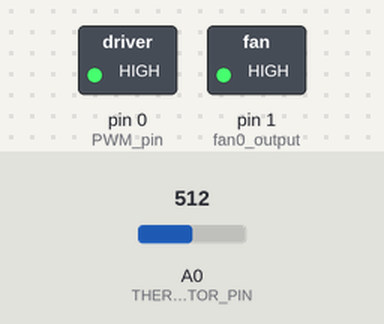
Bench run of a sketch on a simulated Arduino Uno, built for the host (arithmetic inside an expression is 32-bit, double 64-bit). On the bench: switched loads named in the sketch (green lamp = pin HIGH). The inputs (shaded band) are chosen by the test bench; at power-on: A0 (THERMISTOR_PIN) = 512. EEPROM starts erased; what the sketch prints to the serial monitor is not drawn.

Above: at 1.2 s.
1.3 s: A0 (THERMISTOR_PIN) set to 306
At 1.86 s:
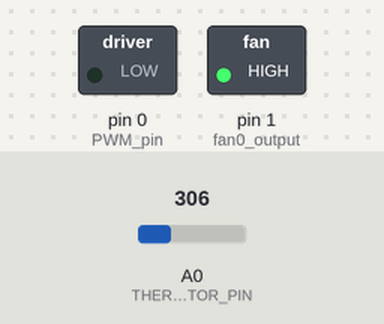
3.5 s: A0 (THERMISTOR_PIN) set to 969
5.0 s: A0 (THERMISTOR_PIN) set to 1003
At 6.3 s:
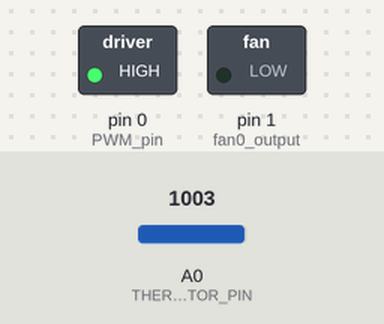
6.6 s: A0 (THERMISTOR_PIN) set to 900
At 7.4 s:
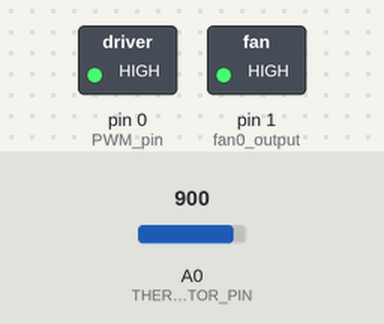
8.1 s: A0 (THERMISTOR_PIN) set to 1023
At 8.7 s:
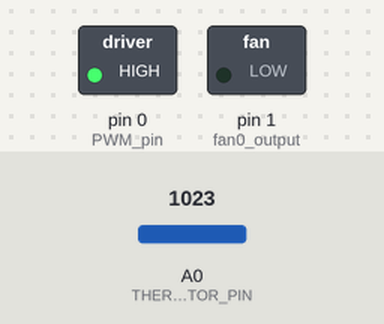
Timing chart, 0 to 10.6 s (numbered marks = the images above; inputs shaded):
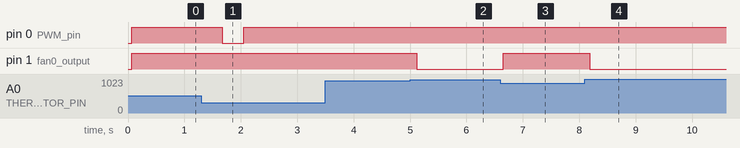

The sketch:

skeeter.ino
```cpp
// 12/2/24 Chuck Staton

// this is written for RP2040 (MKS THR42 board) in Arduino IDE. You must use https://github.com/earlephilhower/arduino-pico/
// setup instructions for installing the github package: https://www.tomshardware.com/how-to/program-raspberry-pi-pico-with-arduino-ide

// I'm shit at programming anything but Python. This is a collection of other people's code that I found online, copied, pasted, and modified to fit my needs.
// I don't remember where some of it came from, but here is a list of citations that should cover most of the important stuff:
// - Arduino PID temperature implementation (was kinda wack, needed help, but "worked"): https://electronoobs.com/eng_arduino_tut24_code2.php#google_vignette
// - Serial input basics. I think it's an excellent tutorial and serial in Arduino just sucks. I could be wrong; the tutorial could suck. https://forum.arduino.cc/t/serial-input-basics-updated/382007
// - Abducar's thermistor lookup table code. https://forum.arduino.cc/t/how-to-use-ntc-100k-thermistor-to-measure-high-temperature/472821/13
// - How to EEPROM https://docs.arduino.cc/learn/programming/eeprom-guide/

// The EEPROM stuff is Earle F. Philhower's simulation of EEPROM which is actually stored on Pico's flash, so try not to write too often to it.
// Commands which can be typed into the serial monitor:
// Sxxx - Set temperature (C). Ex: "S235" - sets setpoint to 235C
// Pxxx.xxx - Set PID Proportional constant. Ex: P2.25
// Ixxx.xxx - Set PID Integral constant. Ex: I0.25
// Dxxx.xxx - Set PID Derivative constant. Ex: D1.525
// PID and temperature setpoints survive power cycle, so just set it initially and it should work whenever powered on.

// TODO:
// - Make a way to attach a potentiometer or something so you don't have to connect to PC to change the temp setpoint
// - Utilize the THR42's onboard TMC2209 to control a stepper in quasi-analog style in response to PWM input from finger trigger controller (emulate a DC motor).

#include <EEPROM.h>
#define THERMISTOR_PIN A0
#define NUMTEMPS 20
// The following lookup table was found online and is not an exact match for the Peopoly thermistor but close enough.
// I did try the converted lookup table from the peopoly
short temptable[NUMTEMPS][2] = {
   {1, 821},
   {54, 252},
   {107, 207},
   {160, 182},
   {213, 165},
   {266, 152},
   {319, 141},
   {372, 131},
   {425, 123},
   {478, 115},
   {531, 107},
   {584, 100},
   {637, 93},
   {690, 86},
   {743, 78},
   {796, 70},
   {849, 60},
   {902, 49},
   {955, 34},
   {1008, 3}
};
int PWM_pin = 0;
float temperature_read = 0.0;
float set_temperature;
float PID_error = 0;
float previous_error = 0;
float elapsedTime, Time, timePrev;
int PID_value = 0;
//int kp = 9.1;   int ki = 0.3;   int kd = 1.8;
//float kp = 9.1;   float ki = 0.3;   float kd = 1.8;
float kp;
float ki;
float kd;
float PID_p = 0;
float PID_i = 0;
float PID_d = 0;
float PID_value_unlimited;
const byte numChars = 32;
char receivedChars[numChars];   // an array to store the received data
char firstLetter = '0';
boolean newData = false;
bool startup = true;
byte addr10;

void setup()
{
   pinMode(PWM_pin,OUTPUT); //HE0 output
   Time = millis();
   Serial.begin(9600);
   Serial.println("Starting temperature exerciser.");
   pinMode(1, OUTPUT); //fan0 output
   EEPROM.begin(512);
}

void loop()
{
  if (startup == true){
    addr10 = EEPROM.read(10);
    if (addr10 != 2){ // first run ever
      set_temperature = 215;
      saveTempSetting();
      kp = 1.0;
      ki = 0.2;
      kd = 1.0;
      savePIDSettings();
      EEPROM.write(10, 2);
      if (EEPROM.commit()) {
        Serial.println("EEPROM successfully committed");
      }else {
        Serial.println("ERROR! EEPROM commit failed");
      }
    }else{
      byte temp1 = EEPROM.read(0); // address 0 = temperature setpoint
      byte temp2 = EEPROM.read(1);
      //if (temp2 == 255)
      if (temp2 == 1){
        set_temperature = temp1+255;
      }else{
        set_temperature = temp1;
      }
      EEPROM.get(20,kp);
      EEPROM.get(30,ki);
      EEPROM.get(40,kd);
    }
    startup = false;
  }
   int rawvalue = analogRead(THERMISTOR_PIN);
   int celsius = read_temp();
   int fahrenheit = (((celsius * 9) / 5) + 32);
   if (celsius < 17){
    digitalWrite(1, LOW);
   }
   if (celsius >= 18){
    digitalWrite(1, HIGH);
   }
   // First we read the real value of temperature
  temperature_read = celsius;
  //Next we calculate the error between the setpoint and the real value
  PID_error = set_temperature - temperature_read;
  //Calculate the P value
  PID_p = kp * PID_error;
  //Calculate the I value in a range on +-3
  if(-3 < PID_error <3)
  {
    PID_i = PID_i + (ki * PID_error);
  }
  else{
    PID_i = 0; //added to prevent integral windup
  }
  if (PID_i > 127){
    PID_i = 127; //added integral limit
  }
  if (PID_i < -127){
    PID_i = -127; //added integral limit
  }

  //For derivative we need real time to calculate speed change rate
  timePrev = Time;                            // the previous time is stored before the actual time read
  Time = millis();                            // actual time read
  elapsedTime = (Time - timePrev) / 1000;
  //Now we can calculate the D calue
  PID_d = kd*((PID_error - previous_error)/elapsedTime);
  //Final total PID value is the sum of P + I + D
  PID_value = PID_p + PID_i + PID_d;
  PID_value_unlimited = PID_value;
  //We define PWM range between 0 and 255
  if(PID_value < 0)
  {    PID_value = 0;    }
  if(PID_value > 255)
  {    PID_value = 255;  }
  if (celsius > set_temperature){
    PID_value = 0;
  }
  //Now we can write the PWM signal to the mosfet on digital pin D3
  analogWrite(PWM_pin,PID_value);
  previous_error = PID_error;     //Remember to store the previous error for next loop.
  //int kp = 9.1;   int ki = 0.3;   int kd = 1.8;
//  Serial.print("Addr10: ");
//  Serial.print(addr10);
//  Serial.print(", Addr20: ");
//  Serial.print(EEPROM.read(20));
//  Serial.print(", Addr21: ");
//  Serial.print(EEPROM.read(21));
//  Serial.print(", Addr22: ");
//  Serial.print(EEPROM.read(22));
//  Serial.print(", Addr23: ");
//  Serial.print(EEPROM.read(23));
  Serial.print("PID_p: ");
  Serial.print(PID_p);
  Serial.print(", PID_i: ");
  Serial.print(PID_i);
  Serial.print(", PID_d: ");
  Serial.print(PID_d);
  Serial.print(", P: ");
  Serial.print(kp);
  Serial.print(", I: ");
  Serial.print(ki);
  Serial.print(", D: ");
  Serial.print(kd);
  Serial.print(", setP: ");
  Serial.print(set_temperature);
  Serial.print(", temp: ");
  Serial.print(celsius);
  Serial.print("C, error: ");
  Serial.print(PID_error);
  Serial.print(", output: ");
  Serial.print(PID_value);
  Serial.print(", outputUnlim: ");
  Serial.println(PID_value_unlimited);

  recvWithEndMarker();
  showNewData();

  delay(300);

}

int read_temp()
{
   int rawtemp = analogRead(THERMISTOR_PIN);
   int current_celsius = 0;

   byte i;
   for (i=1; i<NUMTEMPS; i++)
   {
      if (temptable[i][0] > rawtemp)
      {
         int realtemp  = temptable[i-1][1] + (rawtemp - temptable[i-1][0]) * (temptable[i][1] - temptable[i-1][1]) / (temptable[i][0] - temptable[i-1][0]);

         if (realtemp > 500)
            realtemp = 500;

         current_celsius = realtemp;

         break;
      }
   }

   // Overflow: We just clamp to 0 degrees celsius
   if (i == NUMTEMPS)
   current_celsius = 0;

   return current_celsius;
}
void recvWithEndMarker() {
    static byte ndx = 0;
    char endMarker = '\n';
    char rc;

    while (Serial.available() > 0 && newData == false) {
        rc = Serial.read();

        if (rc != endMarker) {
            receivedChars[ndx] = rc;
            ndx++;
            if (ndx >= numChars) {
                ndx = numChars - 1;
            }
        }
        else {
            receivedChars[ndx] = '\0'; // terminate the string
            ndx = 0;
            newData = true;
        }
    }
}

void showNewData() {
  if (newData == true) {
    char Sflag = 'S';
    char Pflag = 'P';
    char Iflag = 'I';
    char Dflag = 'D';
    char firstLetter = receivedChars[0];
    char DataChars[10];
    for (int i=0; i<11; i++) {
      DataChars[i] = receivedChars[i+1];
    }
    if (Sflag == firstLetter){
      Serial.print("Temperature Setpoint change sent: ");
      Serial.println(DataChars);
      set_temperature = atof(DataChars);
      saveTempSetting();
    }
    if (Pflag == firstLetter){
      Serial.print("Proportional factor change sent: ");
      Serial.println(DataChars);
      kp = atof(DataChars);
      savePIDSettings();
    }
    if (Iflag == firstLetter){
      Serial.print("Integral factor change sent: ");
      Serial.println(DataChars);
      ki = atof(DataChars);
      savePIDSettings();
    }
    if (Dflag == firstLetter){
      Serial.print("Derivative factor change sent: ");
      Serial.println(DataChars);
      kd = atof(DataChars);
      savePIDSettings();
    }
//    Serial.print("This just in ... ");
//    Serial.println(receivedChars);
    newData = false;
  }
}

void savePIDSettings() {
    //  uint8_t bytes[4] = { 0, 1, 2, 3 }; // fill this array with the four bytes you received
    //static_assert(sizeof(float) == 4, "float size is expected to be 4 bytes");
    //float f;
    //memcpy (&f, bytes, 4);
//  byte *ptr;
//  ptr = (byte*)&kp;  //ptr holds beginning address of 4-byte memory space containing value of x
//  for (int i = 0, address = 20; i < 4; i++, address++, ptr++)
//  {
//    EEPROM.write(address, *ptr);
//  }
  EEPROM.put(20,kp);
  EEPROM.put(30,ki);
  EEPROM.put(40,kd);
  if (EEPROM.commit()) {
    Serial.println("EEPROM successfully committed");
  }else {
    Serial.println("ERROR! EEPROM commit failed");
  }
}

void saveTempSetting() {
    if (set_temperature >310){
    set_temperature=310;
  }
  // EEprom can only hold up to 255
  if (set_temperature >254){
    EEPROM.write(0, set_temperature-255);
    EEPROM.write(1, 1);
  }else{
    EEPROM.write(0, set_temperature);
    EEPROM.write(1, 0);
  }

  if (EEPROM.commit()) {
    Serial.println("EEPROM successfully committed");
  }else {
    Serial.println("ERROR! EEPROM commit failed");
  }
}

//
//int sensorPin = A0;    // 100k thermistor
//int sensorValue = 0;  // variable to store the value coming from the sensor
//
//// the setup function runs once when you press reset or power the board
//void setup() {
//  // initialize serial communication:
//  Serial.begin(9600);
//  // initialize digital pin LED_BUILTIN as an output.
//  pinMode(1, OUTPUT);
//}
//
//// the loop function runs over and over again forever
//void loop() {
//  sensorValue = analogRead(sensorPin);
//  Serial.println(sensorValue);
//  // convert the value to resistance
//  float reading;
//  reading = (1023 / sensorValue)  - 1;     // (1023/ADC - 1)
//  reading = 100000 * reading;  // 100K / (1023/ADC - 1)
//  Serial.print("Thermistor resistance ");
//  Serial.println(reading);
//  digitalWrite(1, HIGH);   // turn the LED on (HIGH is the voltage level)
//  delay(1000);                       // wait for a second
//  digitalWrite(1, LOW);    // turn the LED off by making the voltage LOW
//  delay(1000);                       // wait for a second
//}
```

Measured:
- the behaviour switches between 985 and 986 on A0 (THERMISTOR_PIN) (found by bisection; images 1 and 2)
- after the input at 1.3 s, pin 0 (PWM_pin): HIGH → LOW after 0.37 s, → HIGH 0.38 s later
- after the input at 3.5 s, every drawn part: stays the same
- after the input at 5.0 s, pin 1 (fan0_output): HIGH → LOW after 0.12 s
- after the input at 6.6 s, pin 1 (fan0_output): LOW → HIGH after 0.05 s
- after the input at 8.1 s, pin 1 (fan0_output): HIGH → LOW after 0.09 s
